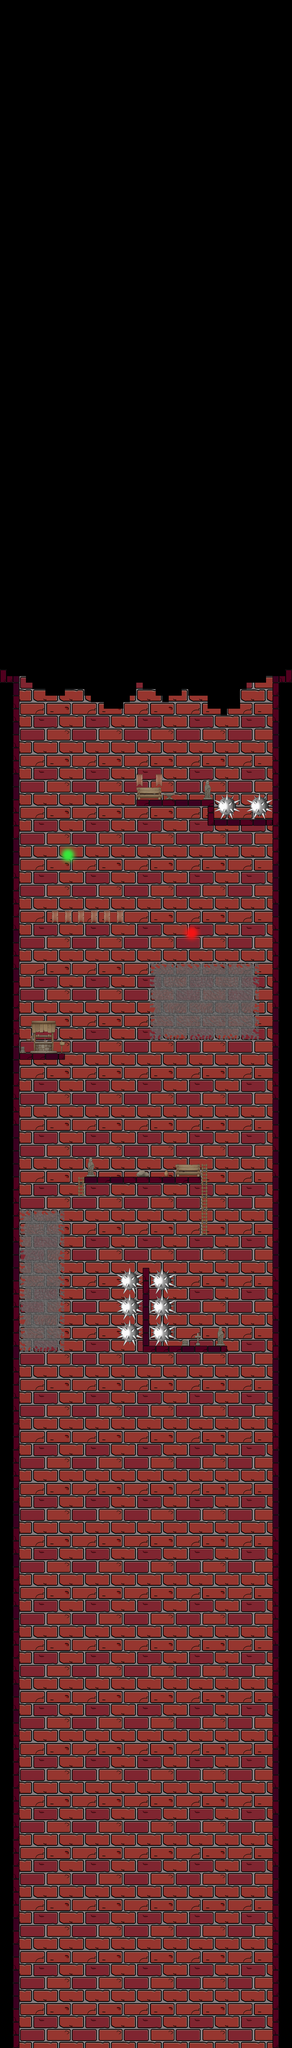

This game map was drawn from its Tiled (.tmx) file and the tilesets committed beside it. A one-line description and the trimmed map source follow:
An orthogonal 45x315 tile map with 32x32 px tiles, 4 tile layers (background, walls, teleports, dead_things) and 36 objects.

<map version="1.9" tiledversion="1.9.2" orientation="orthogonal" renderorder="right-down" width="45" height="315" tilewidth="32" tileheight="32" infinite="0" nextlayerid="20" nextobjectid="116">
 <tileset firstgid="1" source="map_sprite.tsx" />
 <layer id="1" name="background" width="45" height="315">
  <data>[14175 cells, 0 non-empty, 0 distinct tile ids]</data>
 </layer>
 <layer id="2" name="walls" width="45" height="315">
  <data>[14175 cells, 8544 non-empty, 71 distinct tile ids]</data>
 </layer>
 <layer id="3" name="teleports" width="45" height="315">
  <data>[14175 cells, 118 non-empty, 73 distinct tile ids]</data>
 </layer>
 <layer id="5" name="dead_things" width="45" height="315">
  <data>[14175 cells, 486 non-empty, 65 distinct tile ids]</data>
 </layer>
 <objectgroup id="6" name="walls">
  <object id="34" x="-192" y="3328" width="288" height="7264" />
  <object id="35" x="1344" y="3328" width="288" height="7232" />
  <object id="39" x="1344" y="3328">
   <polygon points="0,0 2912,-4448 3360,-4144 288,0" />
  </object>
  <object id="48" x="96" y="3328">
   <polygon points="0,0 -2528,-4304 -3184,-3888 -288,0" />
  </object>
 </objectgroup>
 <objectgroup id="7" name="walls_inside_tower">
  <object id="10" x="1024" y="4032" width="352" height="32" />
  <object id="11" x="1024" y="3936" width="32" height="128" />
  <object id="12" x="672" y="3936" width="384" height="32" />
  <object id="14" x="64" y="5184" width="256" height="32" />
  <object id="15" x="416" y="5792" width="576" height="32" />
  <object id="18" x="704" y="6624" width="416" height="32" />
  <object id="90" x="1120" y="3872" width="32" height="64">
   <properties>
    <property name="t" type="bool" value="false" />
   </properties>
  </object>
  <object id="93" x="1056" y="5728" width="32" height="64">
   <properties>
    <property name="t" type="bool" value="false" />
   </properties>
  </object>
  <object id="94" x="320" y="5728" width="32" height="64">
   <properties>
    <property name="t" type="bool" value="false" />
   </properties>
  </object>
  <object id="113" x="704" y="6240" width="32" height="416" />
 </objectgroup>
 <objectgroup id="9" name="coins">
  <object id="19" x="160" y="5056" width="64" height="64" />
  <object id="20" x="1024" y="4416" width="64" height="64" />
  <object id="22" x="1024" y="4544" width="64" height="64" />
  <object id="23" x="448" y="5696" width="64" height="64" />
 </objectgroup>
 <objectgroup id="10" name="dead_things">
  <object id="25" x="1056" y="3904" width="128" height="128" />
  <object id="26" x="1216" y="3904" width="128" height="128" />
  <object id="28" x="576" y="6240" width="128" height="384" />
  <object id="29" x="736" y="6240" width="128" height="384" />
 </objectgroup>
 <objectgroup id="11" name="moving_beams">
  <object id="68" x="352" y="5184" width="960" height="32" />
 </objectgroup>
 <objectgroup id="12" name="walking_enemies">
  <object id="87" x="576" y="5728" width="64" height="64">
   <properties>
    <property name="right" type="bool" value="false" />
   </properties>
  </object>
 </objectgroup>
 <objectgroup id="13" name="spins">
  <object id="30" x="1184" y="4512" width="64" height="64" />
 </objectgroup>
 <objectgroup id="14" name="body_parts_restorer">
  <object id="31" x="224" y="5728" width="64" height="64" />
 </objectgroup>
 <objectgroup id="15" name="dragons" />
 <objectgroup id="16" name="hounter" />
 <objectgroup id="17" name="changing_pos_beams">
  <object id="98" x="192" y="3872" width="448" height="32">
   <properties>
    <property name="b" type="int" value="0" />
   </properties>
  </object>
  <object id="99" x="960" y="3744" width="32" height="32">
   <properties>
    <property name="b_target" type="int" value="0" />
   </properties>
  </object>
  <object id="100" x="864" y="6208" width="160" height="32">
   <properties>
    <property name="b" type="int" value="1" />
   </properties>
  </object>
  <object id="101" x="480" y="6016" width="32" height="32">
   <properties>
    <property name="b_target" type="int" value="1" />
   </properties>
  </object>
  <object id="102" x="1024" y="6336" width="288" height="32">
   <properties>
    <property name="b" type="int" value="2" />
   </properties>
  </object>
  <object id="103" x="1024" y="5888" width="32" height="32">
   <properties>
    <property name="b_target" type="int" value="2" />
   </properties>
  </object>
 </objectgroup>
 <objectgroup id="18" name="spider_webs">
  <object id="110" x="736" y="4736" width="544" height="384" />
  <object id="111" x="96" y="5952" width="224" height="704" />
 </objectgroup>
 <objectgroup id="19" name="teleports">
  <object id="114" x="288" y="4160" width="96" height="96">
   <properties>
    <property name="tp" type="int" value="0" />
   </properties>
  </object>
  <object id="115" x="896" y="4544" width="96" height="96">
   <properties>
    <property name="tp_target" type="int" value="0" />
   </properties>
  </object>
 </objectgroup>
</map>
